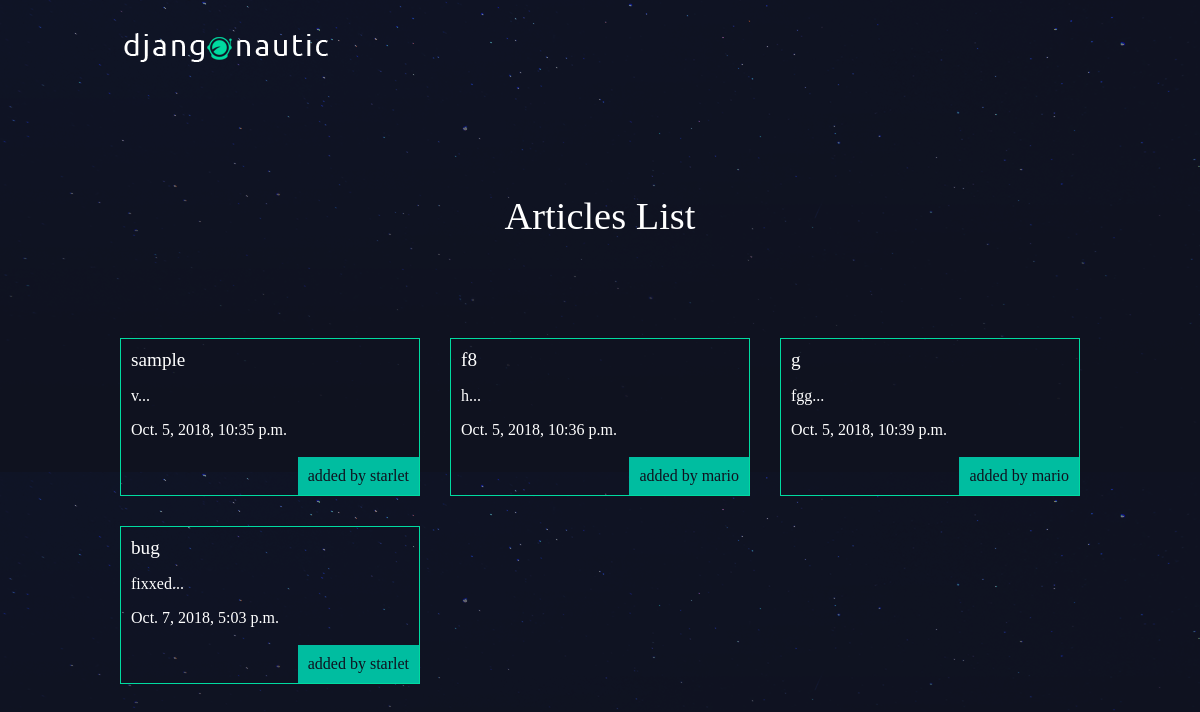
The app's page /articles/ with its own data.
### articles/models.py (models this page shows, shortened)
class Article(models.Model):
	title   = models.CharField(max_length=100)
	slug 	= models.SlugField()
	body 	= models.TextField()
	date	= models.DateTimeField(auto_now_add=True)
	thumb   = models.ImageField(default='default.png', blank=True)
	author  = models.ForeignKey(User, default=None)
	def snippet(self):
		return self.body[:50] + "..."

### articles/views.py (the view)
def article_list(request):
	articles = Article.objects.all()
	return render(request, 'articles/article_list.html', {'articles':articles} )

### articles/templates/articles/article_list.html
{% extends 'base_layout.html' %}
{% block content %}
	<h1> Articles List </h1>
	<div class="articles">
		{% for article in articles %}
		<div class="article">
			<h2>
				<a href="{% url 'articles:detail' slug=article.slug %}">
				 {{ article.title }}
				</a>
			</h2>
			<p> {{ article.snippet }} </p>
			<p> {{ article.date }} </p>
			<p class="author"> added by {{ article.author.username }} </p>
		</div>
		{% endfor %}
	</div>
{% endblock %}

### templates/base_layout.html (shortened to what this page needs)
{% load static from staticfiles %}
<!DOCTYPE html>
<html>
	<head>
		<link rel="stylesheet" type="text/css" href="{% static 'styles.css' %}">
	</head>
	<body>
		<header class="wrapper">
			<h1><a href="{% url 'home' %}"><img src="{% static 'logo.png' %}"/></a></h1>
			<nav>
			</nav>
		</header>
		<div class="wrapper">
			{% block content %}
			{% endblock %}
		</div>
	</body>
</html>

### assets/styles.css (style rules this page uses)
body { background-color: #0f121f; background-image: url(stars.png); background-repeat-y:no-repeat; color:#fff; }
body * { font-family: ubuntu; }
h1,h2,h3,h4,h5 { font-weight:normal; margin:0; }
a, a:hover,a:visited { color:#fff; text-decoration:none; }
.wrapper { max-width: 960px; margin: 0 auto; }
div.wrapper > h1 { text-align: center; margin: 100px auto; font-size: 2.4em; }
header { display: grid; grid-template-columns: 1fr 1fr; padding: 20px 0; }
nav { justify-self: end; }
.articles { display:grid; grid-template-columns: 1fr 1fr 1fr; grid-gap: 30px; }
.article { padding: 10px; border: 1px solid #00dba0; position: relative; padding-bottom: 40px; }
.article h2 { font-size: 1.2em; }
.article .author { padding: 10px; background: #00bda0; position: absolute; right:0; bottom: 0; margin:0; color: #0f121f; }

### records on screen
Article: title "sample", snippet "v...", date "Oct. 5, 2018, 10:35 p.m.", author.username "starlet"
Article: title "f8", snippet "h...", date "Oct. 5, 2018, 10:36 p.m.", author.username "mario"
Article: title "g", snippet "fgg...", date "Oct. 5, 2018, 10:39 p.m.", author.username "mario"
Article: title "bug", snippet "fixxed...", date "Oct. 7, 2018, 5:03 p.m.", author.username "starlet"
